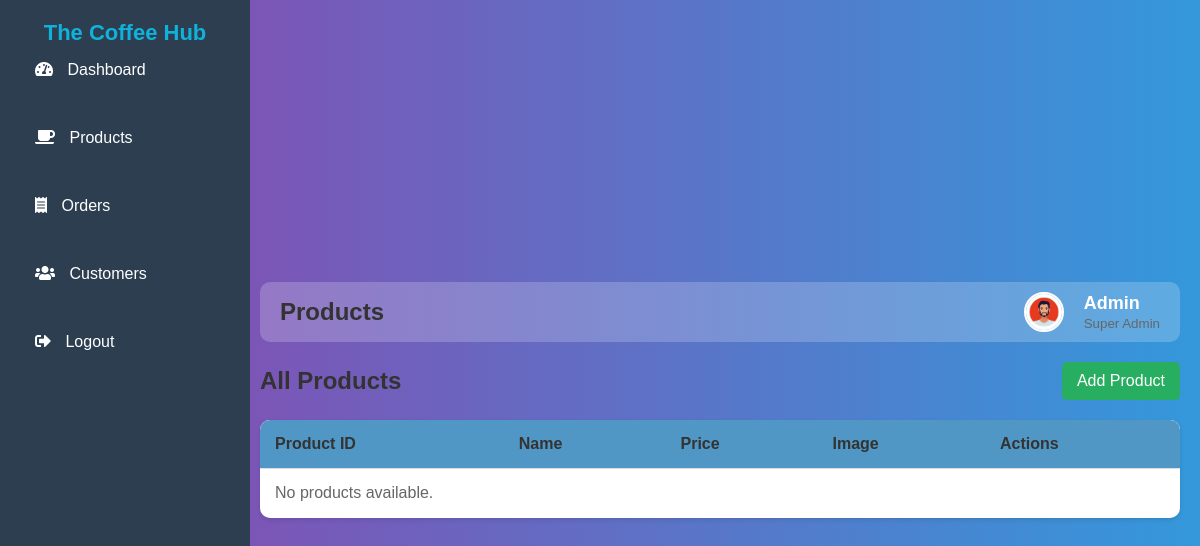
Before: /products.php with the older database file.
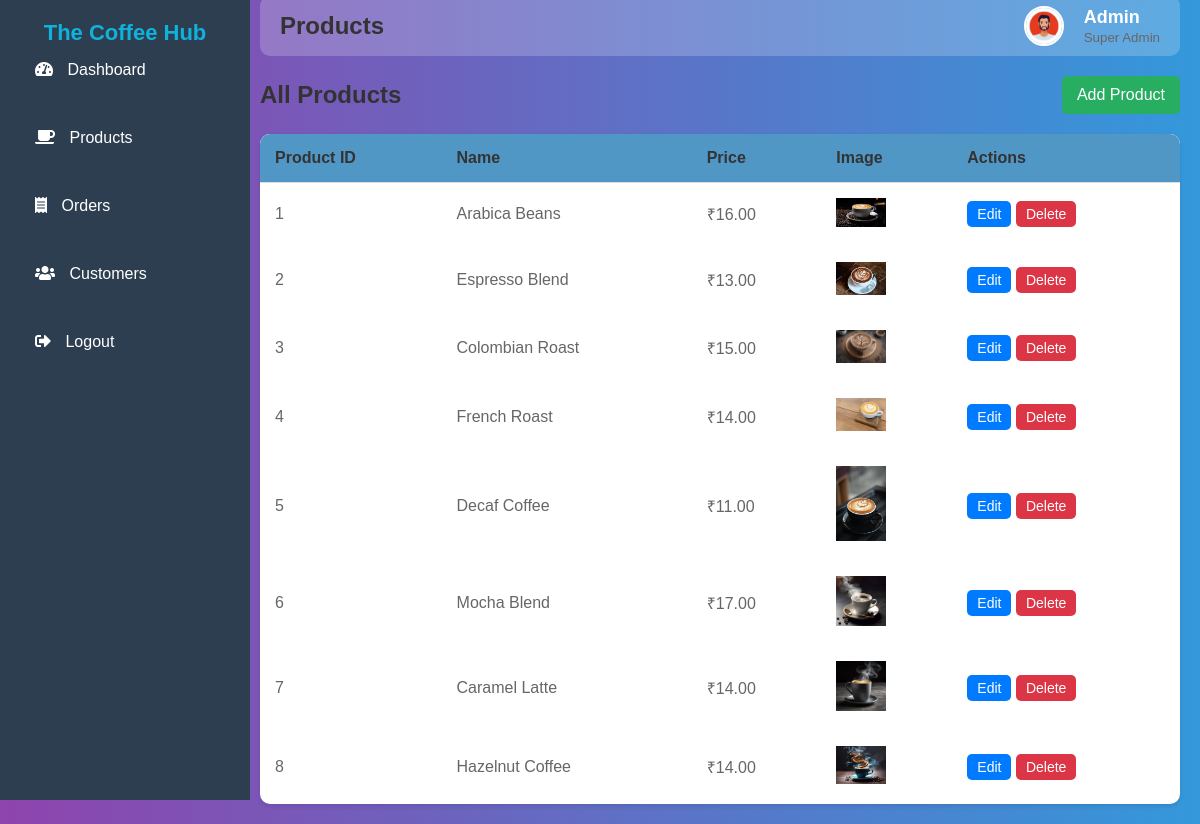
After: the same page with the newer database file.
### tables this page shows
CREATE TABLE IF NOT EXISTS `product` (
  `product_id` int NOT NULL,
  `name` varchar(225) DEFAULT NULL,
  `price` int DEFAULT NULL,
  `image` varchar(25) NOT NULL,
  PRIMARY KEY (`product_id`)
);

### products.php (the view, shortened to what this page needs)
<?php
include 'db_connect.php';
$sql = "SELECT Product_id, name, price, image FROM product";
$result = $conn->query($sql);
?>
<!DOCTYPE html>
<html lang="en">
<head>
    <link rel="stylesheet" href="admin.css">
    <link rel="stylesheet" href="https://cdnjs.cloudflare.com/ajax/libs/font-awesome/5.15.4/css/all.min.css">
</head>
<body>
    <div class="sidebar">
        <h2>The Coffee Hub</h2>
        <ul>
            <li><a href="Dashbord.php"><i class="fas fa-tachometer-alt"></i> Dashboard</a></li>
            <li><a href="products.php" class="active"><i class="fas fa-coffee"></i> Products</a></li>
            <li><a href="orders.php"><i class="fas fa-receipt"></i> Orders</a></li>
            <li><a href="customers.php"><i class="fas fa-users"></i> Customers</a></li>
            <li><a href="logout.php"><i class="fas fa-sign-out-alt"></i> Logout</a></li>
        </ul>
    </div>
    <div class="main-content">
        <header>
            <h2>Products</h2>
            <div class="user-wrapper">
                <img src="admin.jpg" alt="Admin" class="admin-profile">
                <div class="user-info">
                    <h4>Admin</h4>
                    <small>Super Admin</small>
                </div>
            </div>
        </header>
        <main>
            <div class="products-header">
                <h3>All Products</h3>
                <button id="addProductBtn">Add Product</button>
            </div>
            <div class="products-table">
                <table>
                    <thead>
                        <tr>
                            <th>Product ID</th>
                            <th>Name</th>
                            <th>Price</th>
                            <th>Image</th>
                            <th>Actions</th>
                        </tr>
                    </thead>
                    <tbody>
                        <?php
                        if ($result->num_rows > 0) {
                            while ($row = $result->fetch_assoc()) {
                                echo "<tr>
                                        <td>{$row['Product_id']}</td>
                                        <td>{$row['name']}</td>
                                        <td>₹" . number_format($row['price'], 2) . "</td>
                                        <td><img src='uploads/{$row['image']}' alt='{$row['name']}' style='width: 50px; height: auto;'></td>
                                        <td>
                                            <a href='edit_product.php?id={$row["Product_id"]}' class='btn edit-btn'>Edit</a>
                                            <a href='delete_product.php?id={$row["Product_id"]}' class='btn delete-btn' onclick='return confirm(\"Are you sure you want to delete this product?\")'>Delete</a>
                                        </td>
                                      </tr>";
                            }
                        } else {
                            echo "<tr><td colspan='5'>No products available.</td></tr>";
                        }
                        ?>
                    </tbody>
                </table>
            </div>
        </main>
    </div>
</body>
</html>

### admin.css (style rules this page uses)
* { margin: 0; padding: 0; box-sizing: border-box; font-family: 'Poppins', sans-serif; }
body { display: flex; min-height: 100vh; background-color: #f4f7fc; }
.sidebar { width: 250px; height: 100vh; background: #333; padding: 20px; color: #fff; }
.sidebar h2 { font-size: 20px; margin-top: 0; }
.sidebar ul { list-style: none; padding-left: 0; }
.sidebar ul li { margin-bottom: 20px; }
.sidebar ul li a { color: #fff; text-decoration: none; font-size: 18px; display: flex; align-items: center; }
.sidebar ul li a .fas { margin-right: 10px; }
.main-content { width: 100%; padding: 20px; }
header { display: flex; justify-content: space-between; align-items: center; }
header h2 { font-size: 24px; color: #333; }
header .user-wrapper { display: flex; align-items: center; }
header .user-wrapper img { border-radius: 50%; width: 40px; height: 40px; margin-right: 10px; }
header .user-wrapper h4 { margin: 0; font-size: 18px; }
header .user-wrapper small { color: #666; }
table { width: 100%; border-collapse: collapse; }
table thead { background: #f4f4f4; text-align: left; }
table thead th { padding: 10px; font-size: 16px; color: #333; }
table tbody tr td { padding: 10px; font-size: 16px; color: #666; }
.products-header { display: flex; justify-content: space-between; align-items: center; margin-top: 20px; }
.products-header h3 { font-size: 24px; color: #333; }
.products-header button { padding: 10px 20px; font-size: 16px; border: none; background-color: #1a73e8; color: white; border-radius: 5px; cursor: pointer; }
.products-table { margin-top: 20px; }
.products-table table { width: 100%; border-collapse: collapse; background: #fff; box-shadow: 0 2px 4px rgba(0, 0, 0, 0.1); border-radius: 10px; overflow: hidden; }
.products-table thead { background-color: #f4f4f4; text-align: left; }
.products-table thead th { padding: 15px; font-size: 16px; color: #333; border-bottom: 1px solid #ddd; }
.products-table tbody tr { border-bottom: 1px solid #ddd; }
.products-table tbody tr:last-child { border-bottom: none; }
.products-table tbody td { padding: 15px; font-size: 16px; color: #666; }
.products-table .btn { padding: 5px 10px; font-size: 14px; border: none; border-radius: 5px; cursor: pointer; }
.products-table .edit-btn { background-color: #007bff; color: white; }
.products-table .delete-btn { background-color: #dc3545; color: white; }
body { font-family: Arial, sans-serif; background-color: #f4f4f4; display: flex; justify-content: center; align-items: center; height: 100vh; margin: 0; }

### products.php (style rules this page uses)
body { font-family: Arial, sans-serif; background: linear-gradient(to right, #8e44ad, #3498db); color: white; margin: 0; padding: 0; }
.sidebar { background: #2c3e50; color: rgb(16, 178, 219); width: 250px; height: 100vh; position: fixed; transition: all 0.3s; left: 0; top: 0; }
.sidebar h2 { text-align: center; font-size: 22px; }
.sidebar ul { list-style: none; padding: 0; }
.sidebar ul li { padding: 15px; border-radius: 5px; transition: 0.3s; }
.sidebar ul li a { color: white; text-decoration: none; display: block; font-size: 16px; }
.main-content { margin-left: 240px; padding: 20px; }
header { display: flex; justify-content: space-between; align-items: center; padding: 10px 20px; background: rgba(255, 255, 255, 0.2); border-radius: 10px; }
.user-wrapper { display: flex; align-items: center; gap: 10px; }
.admin-profile { width: 50px; height: 50px; border-radius: 50%; object-fit: cover; border: 2px solid white; }
.user-info h4 { margin: 0; font-size: 16px; }
.user-info small { color: #ddd; }
.products-header { display: flex; justify-content: space-between; align-items: center; margin-top: 20px; }
.products-header h3 { font-size: 24px; }
.products-header button { background: #27ae60; color: white; padding: 10px 15px; border: none; cursor: pointer; border-radius: 5px; transition: 0.3s; }
table { width: 100%; border-collapse: collapse; background: rgba(255, 255, 255, 0.1); color: white; border-radius: 10px; overflow: hidden; }
th, td { padding: 12px; text-align: left; border-bottom: 1px solid rgba(255, 255, 255, 0.2); }
th { background: rgba(41, 128, 185, 0.8); color: white; }
.btn { padding: 8px 12px; border-radius: 5px; text-decoration: none; display: inline-block; transition: 0.3s; }
.edit-btn { background: #f39c12; color: white; }
.delete-btn { background: #e74c3c; color: white; }

Changed rows visible on the page:
added product: product_id "1", name "Arabica Beans", price "16.00", image (picture)
added product: product_id "2", name "Espresso Blend", price "13.00", image (picture)
added product: product_id "3", name "Colombian Roast", price "15.00", image (picture)
added product: product_id "4", name "French Roast", price "14.00", image (picture)
added product: product_id "5", name "Decaf Coffee", price "11.00", image (picture)
added product: product_id "6", name "Mocha Blend", price "17.00", image (picture)
added product: product_id "7", name "Caramel Latte", price "14.00", image (picture)
added product: product_id "8", name "Hazelnut Coffee", price "14.00", image (picture)
Other visible differences:
text no longer shown: "No products available."
